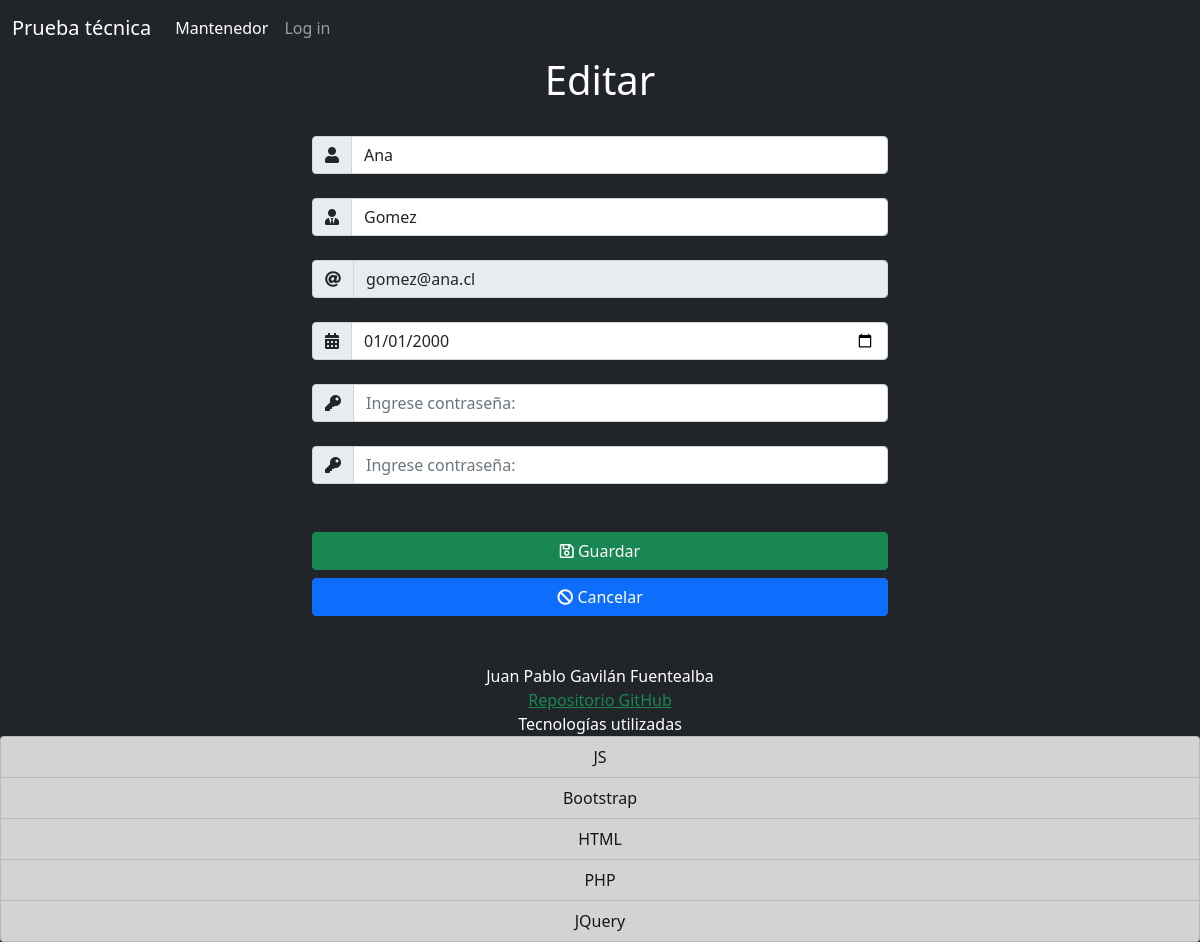
Screenshot of /index.php?m=editar&id=9 with the database file from the repository.
### tables this page shows
CREATE TABLE IF NOT EXISTS `usuarios` (
  `id` int(11) NOT NULL AUTO_INCREMENT,
  `nombre` varchar(25) NOT NULL,
  `apellido` varchar(25) NOT NULL,
  `email` varchar(50) NOT NULL,
  `nacimiento` date NOT NULL,
  `clave` varchar(200) NOT NULL,
  PRIMARY KEY (`id`),
  UNIQUE KEY `uq_email` (`email`)
);

### controlador/index.php (called while the page is built, shortened)
<?php
require_once("modelo/index.php");
class modeloController
{
    static function editar()
    {
        $id = $_REQUEST['id'];
        $producto = new Modelo();
        $dato = $producto->mostrar("usuarios", "id=" . $id);
        require_once("vista/editar.php");
    }
}

### modelo/index.php (called while the page is built, shortened)
<?php
class Modelo
{
    private $db;
    private $datos;
    public function __construct()
    {
        $this->db = new PDO('mysql:host=localhost;dbname=prueba', "root", "");
    }
    public function mostrar($tabla, $condicion)
    {
        $consul = "select * from " . $tabla . " where " . $condicion . " order by id desc;";
        $resu = $this->db->query($consul);
        while ($filas = $resu->FETCHALL(PDO::FETCH_ASSOC)) {
            $this->datos[] = $filas;
        }
        return $this->datos;
    }
}

### vista/editar.php (the view, shortened to what this page needs)
<?php
require_once("layouts/header.php");
?>
<div class="row justify-content-center bg-dark">
    <h1 class="text-center text-white">Editar</h1>
    <form action="" method="get" class="form col-6" onsubmit="validarForm(event,'mod')">
        <?php
        foreach ($dato as $key => $value) :
            foreach ($value as $v) :
        ?>
                <div class="input-group my-4">
                    <span class="input-group-text" id="basic-addon1"><i class="fas fa-user"></i></span>
                    <input class="form-control" id="txtNombre" type="text" value="<?php echo $v['nombre'] ?>" placeholder="Ingrese nombre:" name="nombre" aria-label="nombre" aria-describedby="basic-addon1">
                </div>
                <div class="input-group my-4">
                    <span class="input-group-text" id="basic-addon1"><i class="fas fa-user-tie"></i></span>
                    <input class="form-control" id="txtApellido" type="text" value="<?php echo $v['apellido'] ?>" placeholder="Ingrese apellido:" name="apellido" aria-label="apellido" aria-describedby="basic-addon1">
                </div>
                <div class="input-group my-4">
                    <span class="input-group-text" id="basic-addon1"><i class="fas fa-at"></i></span>
                    <input readonly class="form-control" id="txtEmail" type="email" value="<?php echo $v['email'] ?>" placeholder="Ingrese email:" name="email" aria-label="email" aria-describedby="basic-addon1">
                </div>
                <div class="input-group my-4">
                    <span class="input-group-text" id="basic-addon1"><i class="fas fa-calendar-alt"></i></span>
                    <input class="form-control" id="txtNacimiento" type="date" value="<?php echo $v['nacimiento'] ?>" name="nacimiento" aria-label="nacimiento" aria-describedby="basic-addon1">
                </div>
                <div class="input-group my-4">
                    <span class="input-group-text" id="basic-addon1"><i class="fas fa-key"></i></span>
                    <input class="form-control" id="txtClave" type="password" placeholder="Ingrese contraseña:" name="clave" aria-label="clave" aria-describedby="basic-addon1">
                </div>
                <div class="input-group my-4">
                    <span class="input-group-text" id="basic-addon1"><i class="fas fa-key"></i></span>
                    <input class="form-control" id="txtClave1" type="password" placeholder="Ingrese contraseña:" name="clave1" aria-label="clave1" aria-describedby="basic-addon1">
                </div>
                <div class="d-grid gap-2 my-5">
                    <button type="submit" class="btn btn-success" name="btn"><i class="far fa-save"></i> Guardar</button>
                    <a href="<?= urlsite ?>" class="btn btn-primary"><i class="fas fa-ban"></i> Cancelar</a>
                </div>
        <?php
            endforeach;
        endforeach;
        ?>
    </form>
</div>
<?php
require_once("layouts/footer.php");

### rows the page displays
usuarios: nombre "Ana", apellido "Gomez", email "gomez@ana.cl", nacimiento "01/01/2000"
